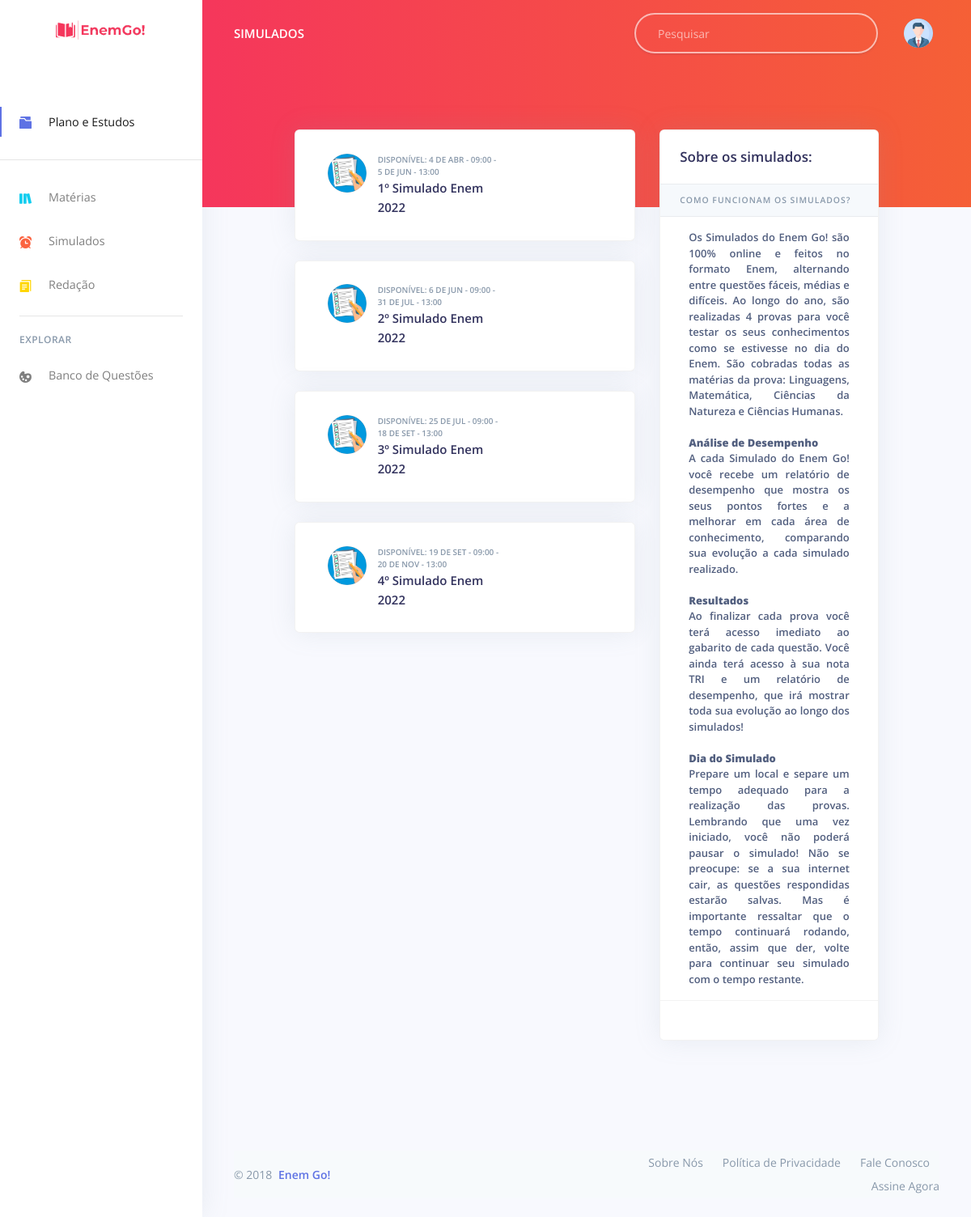
Page /examples/simulados.php on the committed database.
### tables this page shows
CREATE TABLE `tb_simulados` (
  `ID` int(5) NOT NULL,
  `NUM_SIM` varchar(10) NOT NULL,
  `PDF` varchar(250) NOT NULL,
  `PDF_COR` varchar(250) NOT NULL,
  `PLANOS` varchar(5) NOT NULL,
  `DATA` varchar(200) NOT NULL
);

### examples/simulados.php (the view, shortened to what this page needs)
<?php
include_once("config.php");
$result = mysqli_query($mysqli, "SELECT * FROM tb_simulados");
?>
<!DOCTYPE html>
<html lang="en">
<head>
  <link href="../assets/js/plugins/nucleo/css/nucleo.css" rel="stylesheet" />
  <link href="../assets/css/argon-dashboard.css?v=1.1.2" rel="stylesheet" />
</head>
<body class="">
  <nav class="navbar navbar-vertical fixed-left navbar-expand-md navbar-light bg-white" id="sidenav-main">
    <div class="container-fluid">
      <a class="navbar-brand pt-0" href="materias.php">
        <img src="../assets/img/logo-enemgo3.png" class="navbar-brand-img" alt="...">
      </a>
      <div class="collapse navbar-collapse" id="sidenav-collapse-main">
        <?php include "plano.php";?>
        <hr class="my-3">
        <h6 class="navbar-heading text-muted">Explorar</h6>
        <ul class="navbar-nav mb-md-3">
          <li class="nav-item">
            <a class="nav-link" href="./banco_questoes_mat.php?id=1">
              <i class="ni ni-palette"></i> Banco de Questões
            </a>
          </li>
        </ul>
      </div>
    </div>
  </nav>
  <div class="main-content">
    <nav class="navbar navbar-top navbar-expand-md navbar-dark" id="navbar-main">
      <div class="container-fluid">
        <a class="h4 mb-0 text-white text-uppercase d-none d-lg-inline-block" href="./simulados.php">Simulados</a>
        <form class="navbar-search navbar-search-dark form-inline mr-3 d-none d-md-flex ml-lg-auto">
          <div class="form-group mb-0">
            <div class="input-group input-group-alternative">
              <div class="input-group-prepend">
                <span class="input-group-text"><i class="fas fa-search"></i></span>
              </div>
              <input class="form-control" placeholder="Pesquisar" type="text">
            </div>
          </div>
        </form>
        <ul class="navbar-nav align-items-center d-none d-md-flex">
          <li class="nav-item dropdown">
            <a class="nav-link pr-0" href="#" role="button" data-toggle="dropdown" aria-haspopup="true"
              aria-expanded="false">
              <div class="media align-items-center">
                <?php include_once("../components/nome_usuario.php"); ?>
              </div>
            </a>
          </li>
        </ul>
      </div>
    </nav>
    <div class="header bg-gradient-primary pb-8 pt-5 pt-md-8">
    </div>
    <div class="container-fluid mt--7">
      <div class="row">
        <div class="col-xl-1"></div>
        <div class="col-xl-6">
          <?php while ($res = mysqli_fetch_array($result)) { ?>
          <div class="card card-stats mb-4 mb-xl-0 shadow p-3 bg-body rounded ">
            <div class="card-body">
              <div class="row">
                <div class="col-md-2">
                  <a href="<?php echo $res['PDF'] ?>" class="avatar rounded-circle mr-3">
                    <br>
                    <img alt="Image placeholder" src="../assets/img/theme/simulado.png">
                  </a>
                </div>
                <div class="col-md-6">
                  <h5 class=" h6 card-title text-uppercase text-muted mb-0">DISPONÍVEL:
                    <?php echo $res['DATA'] ?>
                    <div class="d-inline" style="color: transparent;">---</div>
                  </h5>
                  <span class="h4 font-weight-bold mb-0">
                    <?php echo $res['NUM_SIM'] ?>º Simulado Enem 2022
                  </span>
                </div>
              </div>
            </div>
          </div>
          <br>
          <?php } ?>
        </div>
        <div class="col-xl-4">
          <div class="card shadow">
            <div class="card-header border-0">
              <div class="row align-items-center">
                <div class="col">
                  <h3 class="mb-0">Sobre os simulados:</h3>
                </div>
              </div>
            </div>
            <div class="table-responsive">
              <table class="table align-items-center table-flush">
                <thead class="thead-light">
                  <tr>
                    <th scope="col">Como funcionam os Simulados?</th>
                  </tr>
                </thead>
                <tbody>
                  <th class="">
                    <div class="texto">
                      Os Simulados do Enem Go! são 100% online e feitos no formato Enem, alternando entre questões
                      fáceis, médias e difíceis. Ao longo do ano, são realizadas 4 provas para você testar os seus
                      conhecimentos como se estivesse no dia do Enem. São cobradas todas as matérias da prova:
                      Linguagens, Matemática, Ciências da Natureza e Ciências Humanas.
                      <br>
                      <br>
                      <b>Análise de Desempenho </b> <br>
                      A cada Simulado do Enem Go! você recebe um relatório de desempenho que mostra os seus pontos
                      fortes e a melhorar em cada área de conhecimento, comparando sua evolução a cada simulado
                      realizado.
                      <br>
                      <br>
                      <b>Resultados </b><br>
                      Ao finalizar cada prova você terá acesso imediato ao gabarito de cada questão. Você ainda terá
                      acesso à sua nota TRI e um relatório de desempenho, que irá mostrar toda sua evolução ao longo dos
                      simulados!
                      <br>
                      <br>
                      <b>Dia do Simulado</b><br>
                      Prepare um local e separe um tempo adequado para a realização das provas. Lembrando que uma vez
                      iniciado, você não poderá pausar o simulado! Não se preocupe: se a sua internet cair, as questões
                      respondidas estarão salvas. Mas é importante ressaltar que o tempo continuará rodando, então,
                      assim que der, volte para continuar seu simulado com o tempo restante.
                    </div>
                  </th>
                </tbody>
              </table>
            </div>
            <div class="card-footer py-4">
            </div>
          </div>
        </div>
        <div class="col-xl-1"></div>
      </div>
      <br>
      <footer class="footer">
        <div class="row align-items-center justify-content-xl-between">
          <div class="col-xl-6">
            <div class="copyright text-center text-xl-left text-muted">
              &copy; 2018 <a href="../plano_estudos.php" class="font-weight-bold ml-1" target="_blank">Enem Go!</a>
            </div>
          </div>
          <div class="col-xl-6">
            <ul class="nav nav-footer justify-content-center justify-content-xl-end">
              <li class="nav-item">
                <a href="#" class="nav-link" target="_blank">Sobre Nós</a>
              </li>
              <li class="nav-item">
                <a href="#" class="nav-link" target="_blank">Política de Privacidade</a>
              </li>
              <li class="nav-item">
                <a href="#" class="nav-link" target="_blank">Fale Conosco</a>
              </li>
              <li class="nav-item">
                <a href="#" class="nav-link" target="_blank">Assine Agora</a>
              </li>
            </ul>
          </div>
        </div>
      </footer>
      <br>
    </div>
  </div>
</body>
</html>

### examples/simulados.php (style rules this page uses)
.bg-gradient-primary { background: linear-gradient(87deg, #f5365c 0, #f56036 100%) !important; }
.table td, .table th { font-size: 0.8125rem; white-space: inherit; }
.texto { text-align: justify; margin-left: 5%; margin-right: 5%; }
.card-stats .card-body { padding: 0.8rem 1.5rem; }
.footer { padding: 0rem; margin-top: 7rem; }

### rows in the picture
tb_simulados: DATA "4 DE ABR - 09:00 - 5 DE JUN - 13:00", NUM_SIM "1"
tb_simulados: DATA "6 DE JUN - 09:00 - 31 DE JUL - 13:00", NUM_SIM "2"
tb_simulados: DATA "25 DE JUL - 09:00 - 18 DE SET - 13:00", NUM_SIM "3"
tb_simulados: DATA "19 DE SET - 09:00 - 20 DE NOV - 13:00", NUM_SIM "4"
